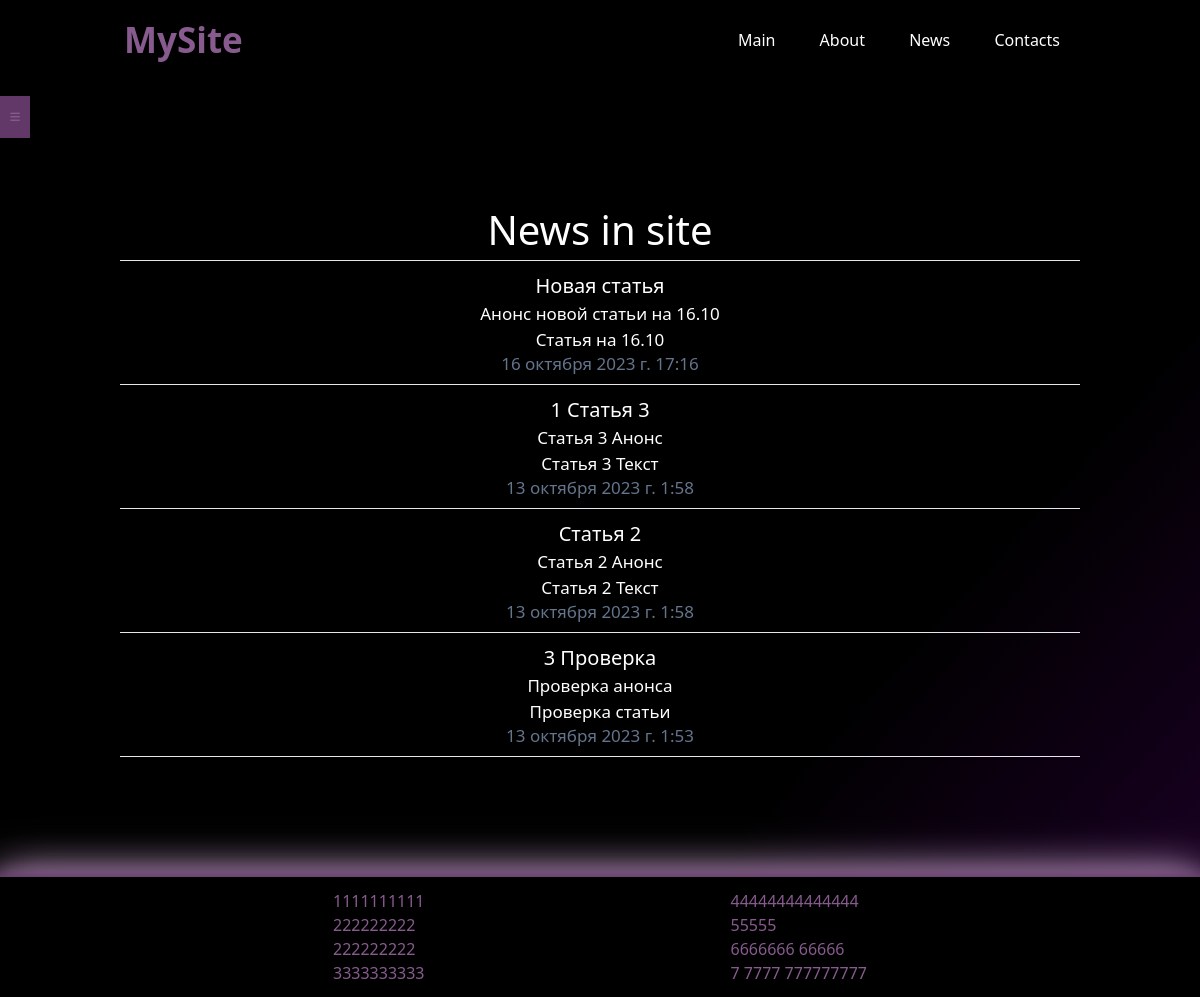
Before: /news/ with the older database file.
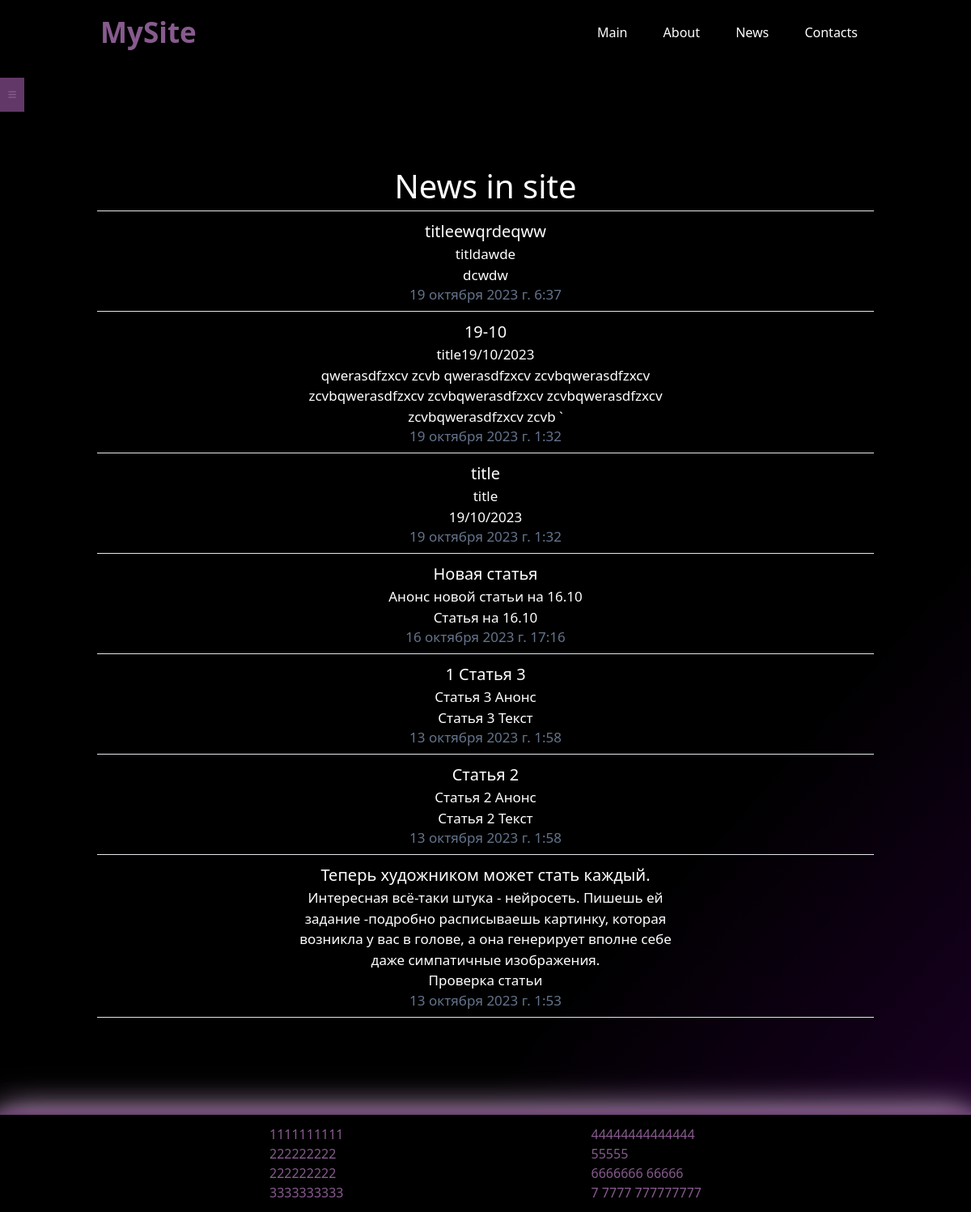
After: the same page with the newer database file.
### news/models.py (models this page shows, shortened)
class Articles(models.Model):
    title = models.CharField('Название', max_length=250)
    anons = models.CharField('Анонс', max_length=250)
    full_text = models.TextField('Статья')
    date = models.DateTimeField('Дата публикации')
    class Meta:
        verbose_name = 'Новость'
        verbose_name_plural = 'Новости'

### news/views.py (the view)
# urls.py: path('', views.news_home, name='news_home'),
def news_home(request):
    news = Articles.objects.order_by('-date')
    return render(request, 'news/news_home.html', {'news': news})

### news/templates/news/news_home.html (shortened to what this page needs)
{% extends 'main/layout.html' %}
{% block content %}
<div class="features">
    <h1>News in site</h1>
    <hr>
    {% if news %}
    {% for el in news %}
        <div class="article">
            <h3>{{ el.title }}</h3>
            <p>{{ el.anons }}</p>
            <p>{{ el.full_text }}</p>
            <p class=" pt-0.5 text-slate-500 text-sm">{{ el.date }}</p>
        </div>
    <hr>
    {% endfor %}
    {% else %}
    <p>У вас нет записей</p>
    {% endif %}
</div>
{% endblock %}

Changed rows visible on the page:
added Articles: title "titleewqrdeqww", anons "titldawde", full_text "dcwdw", date "19 октября 2023 г. 6:37"
added Articles: title "19-10", anons "title19/10/2023", full_text "qwerasdfzxcv zcvb qwerasdfzxcv zcvbqwerasdfzxcv zcvbqwerasdfzxcv zcvbqwerasdfzxcv zcvbqwerasdfzxcv zcvbqwerasdfzxcv zcvb `", date "19 октября 2023 г. 1:32"
added Articles: title "title", anons "title", full_text "19/10/2023", date "19 октября 2023 г. 1:32"
changed Articles "Проверка статьи": title "3 Проверка" → "Теперь художником может стать каждый."; anons "Проверка анонса" → "Интересная всё-таки штука - нейросеть. Пишешь ей задание -подробно расписываешь картинку, которая возникла у вас в голове, а она генерирует вполне себе даже симпатичные изображения."
